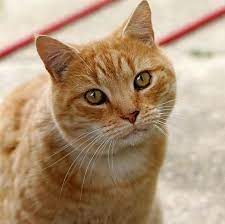
#> input picture cat.jpg, 225 x 224 px
$ python smoothing-sharpening.py
#> lines starting #> are read from the running program, lines starting #| are printed output that depends on the picture
import cv2
import numpy as np
img = cv2.imread('cat.jpg')
#> img is the input picture: shape (224, 225, 3); mean B, G, R 121, 149, 175.7
kernel = np.array([[-1,-1,-1],[-1,9,-1],[-1,-1,-1]])
sharp_img = cv2.filter2D(img,-1,kernel=kernel)
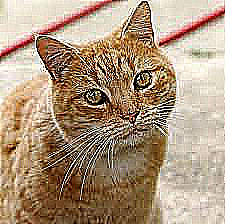
#> sharp_img: shape (224, 225, 3); mean B, G, R 125.7, 150.4, 174
gaussian_3=cv2.GaussianBlur(img,(0,0),2.0)
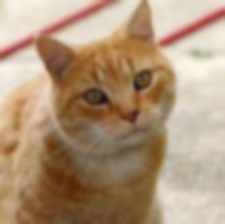
#> gaussian_3: shape (224, 225, 3); mean B, G, R 121, 149, 175.7
unsharp_img = cv2.addWeighted(img,1.5,gaussian_3, -0.5,0,img)
result = np.hstack((img,sharp_img, unsharp_img))
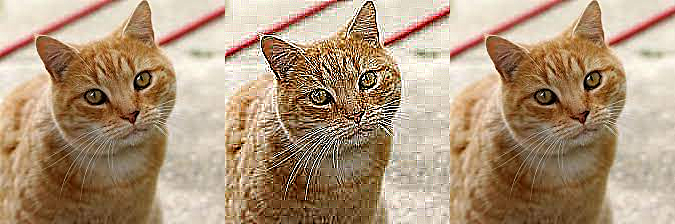
#> result: shape (224, 675, 3); mean B, G, R 122.7, 149.5, 175.2
cv2.imshow('Result', result)
